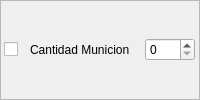
       <widget class="QFrame" name="cantidadMunicion">
        <property name="sizePolicy">
         <sizepolicy hsizetype="Preferred" vsizetype="Fixed">
          <horstretch>0</horstretch>
          <verstretch>0</verstretch>
         </sizepolicy>
        </property>
        <property name="frameShape">
         <enum>QFrame::StyledPanel</enum>
        </property>
        <property name="frameShadow">
         <enum>QFrame::Raised</enum>
        </property>
        <layout class="QHBoxLayout" name="horizontalLayout_16">
         <property name="spacing">
          <number>10</number>
         </property>
         <property name="leftMargin">
          <number>1</number>
         </property>
         <property name="topMargin">
          <number>15</number>
         </property>
         <property name="rightMargin">
          <number>0</number>
         </property>
         <property name="bottomMargin">
          <number>15</number>
         </property>
         <item>
          <widget class="QCheckBox" name="checkBoxMunicion">
           <property name="sizePolicy">
            <sizepolicy hsizetype="Fixed" vsizetype="Fixed">
             <horstretch>0</horstretch>
             <verstretch>0</verstretch>
            </sizepolicy>
           </property>
           <property name="text">
            <string/>
           </property>
          </widget>
         </item>
         <item>
          <widget class="QLabel" name="tittleMunicion">
           <property name="sizePolicy">
            <sizepolicy hsizetype="Fixed" vsizetype="Preferred">
             <horstretch>0</horstretch>
             <verstretch>0</verstretch>
            </sizepolicy>
           </property>
           <property name="text">
            <string>Cantidad Municion </string>
           </property>
          </widget>
         </item>
         <item>
          <widget class="QSpinBox" name="spinBoxMunicion">
           <property name="sizePolicy">
            <sizepolicy hsizetype="Expanding" vsizetype="Fixed">
             <horstretch>0</horstretch>
             <verstretch>0</verstretch>
            </sizepolicy>
           </property>
           <property name="minimumSize">
            <size>
             <width>50</width>
             <height>0</height>
            </size>
           </property>
           <property name="maximumSize">
            <size>
             <width>50</width>
             <height>16777215</height>
            </size>
           </property>
           <property name="maximum">
            <number>9999</number>
           </property>
          </widget>
         </item>
        </layout>
       </widget>
